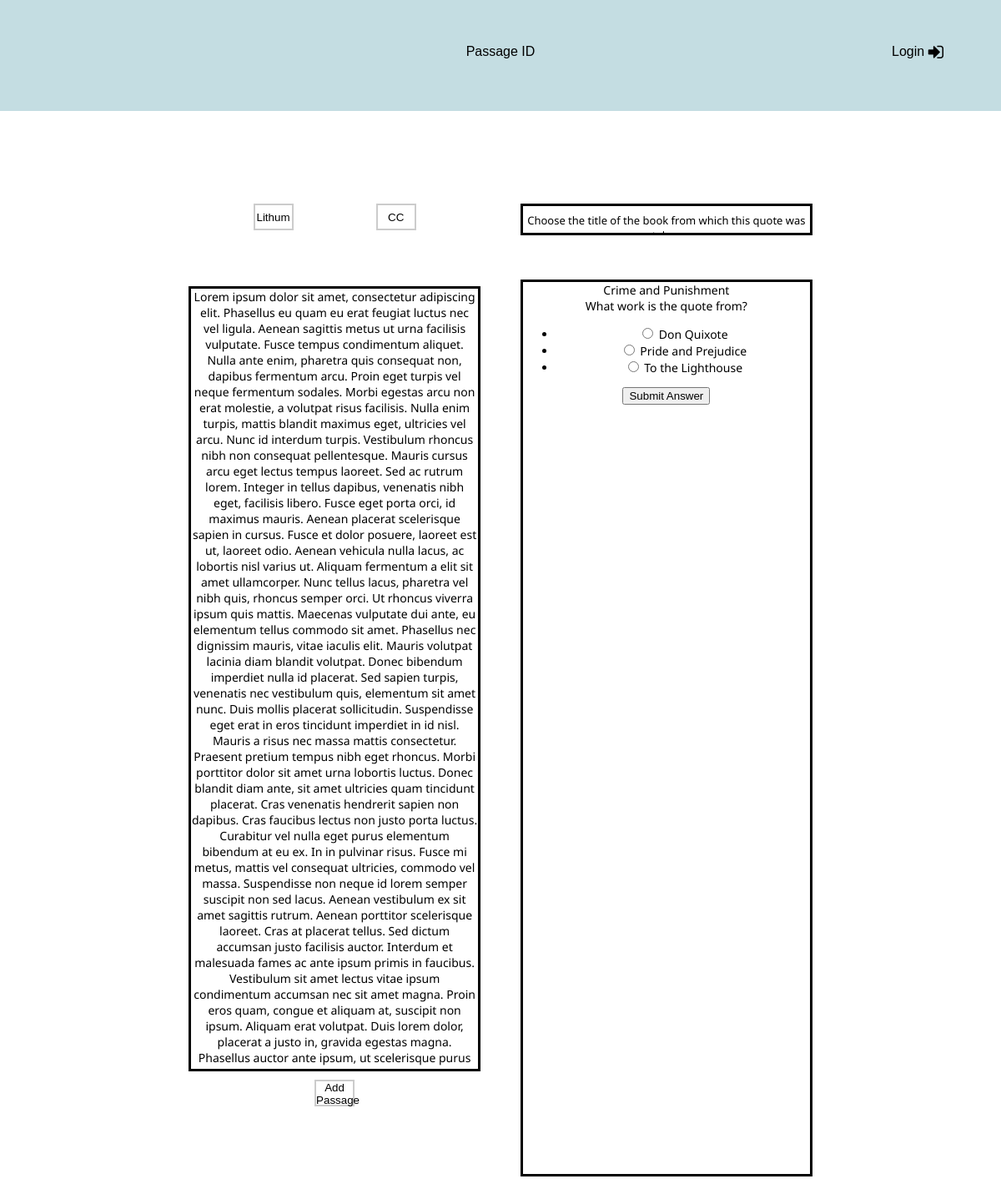
The page / on the database its author committed.
### schema.py (models this page shows, shortened)
class Passage(db.Model):
	__tablename__ = "Passage"
	__searchable__ = ['title', 'author']
	id = db.Column(db.Integer, primary_key= True)
	quote= db.Column(db.String(1500), nullable=False)
	title = db.Column(db.String(128), nullable=False)
	author = db.Column(db.String(100), nullable=False)
	submitter = db.Column(db.String(200), nullable=False)
	class_type = db.Column(db.Integer(), nullable=False)
	percent_correct = db.Column(db.Integer(), nullable=True)
	category = db.Column(db.String(), nullable=False)

### app.py (the view)
@app.route("/")
def home():
    form = MultipleChoiceForm()
    if session['type'] is 0:
        content = Passage.query.all()
        randQuote = content[random.randint(0, len(content) - 1)]
    else:
        content = Passage.query.filter_by(class_type=session['type']).all()
        randQuote = content[random.randint(0, len(content) - 1)]
    category = randQuote.category
    choices = []
    for i in range(len(categories[category])):
        choices.append((i, categories[category][i]))
    form.choices.choices = choices
    return render_template('content.html', content2 = randQuote, form = form)

### MultipleChoiceForm.py
class MultipleChoiceForm(Form):
	choices = RadioField("What work is the quote from?", coerce = int, validators = [validators.Required("Please select a work.")])
	submit = SubmitField("Submit Answer")

### app.py (called while the page is built)
@app.before_request
def before_request():
    if session.get('type', None) is None:
        session['type'] = 0

### templates/content.html
{% extends "index.html" %}
{% block header %}
	<div id="name">
		<a href = "/">Passage ID</a>
	</div>
	<div id="login">
			<form action="/login" method="post">
            	<button type="submit" id = "login">Login <i class="fa fa-sign-in fa-lg"></i></button>
        	</form>
	</div>
{% endblock %}
{% block head %}
	<link rel="stylesheet" href="../static/css/form.css">
{% endblock %}
{% block body %}
	<div id="content">
		<div id="static">
			<div id="lithum" class = "choice">
				<form action="/LitHum" method="post">
				    <button type= "submit" id = "choose_passage">Lithum</button>
				</form>
			</div>
			<div id="CC" class = "choice">
				<form action="/CC" method="post">
				    <button type= "submit" id = "choose_passage">CC</button>
				</form>
			</div>
			<div id="text">
			    {{content2.quote}}
			</div>
			<div id="add_content" class = "choice">
				<form action="/form" method="get">
				    <button type= "submit" id = "choose_passage"> Add Passage
				    </button>
				</form>
			</div>
		</div>
		<div id="quiz">
			<div id="prompt">
				<p>Choose the title of the book from which this quote was taken </p>
			</div>
			<div id="answer_choices">
				<div id="text">
					<div id = 'title'>
						{{content2.title}}
					</div>
					<div id = 'multiple_choices'>
						{{ form.choices.label }}
						{{ form.choices }}
						{{ form.submit }}
					</div>
				</div>
			</div>
		</div>
	</div>
{% endblock %}

### templates/index.html (shortened to what this page needs)
<!DOCTYPE html>
<html lang="en">
<head>
	<link rel="stylesheet" href="../static/css/style.css">
	<link rel="stylesheet" href="//maxcdn.bootstrapcdn.com/font-awesome/4.3.0/css/font-awesome.min.css">
	{% block head %}
	{% endblock %}
</head>
<body>
	<div id="titlebar">
	{% block header %}
	{% endblock %}
	</div>
	{% block body %}
	{% endblock %}
</body>
</html>

### static/css/style.css (style rules this page uses)
body { font: 14px 'Noto Sans', Helvetica sans-serif; ; padding: 0; margin:0; }
#titlebar { position: absolute; width: 100%; margin: 0; top: 0; height:8%; background-color: #C4DDE2; text-align: center; }
#name { position: absolute; top: 40%; left: 0; right: 0; bottom: 0; margin: auto; width: 300px; font: 16px Helvetica; }
#name a { text-decoration: none; color: black; }
button#login { position: absolute; top: 40%; margin: 0; right: 5%; font: 16px Helvetica; color:black; width:5rem; padding: 0; background-color: transparent; border: 0; cursor:pointer; }
#content { position: absolute; width:65%; top: 8%; right: 0; left: 0; bottom: 0; margin: auto; height: 80%; }
#static { margin-right: 0; width: 49%; height: 100%; float: left; text-align: center; border: 0; }
.choice { display:inline-block; margin-top: 3%; margin-bottom: 0; }
button#choose_passage { background-color: transparent; padding: 0; border-color: #ccc; border-style: solid; height: 2rem; border-radius: 0; width: 3rem; cursor:pointer }
#CC { margin-left: 25%; }
#static #text { text-align: center; margin-left: auto; margin-right: auto; border-style: solid; height: 70%; width: 90%; position: relative; top: 5%; overflow: scroll; padding-bottom: 1%; }
#add_content { margin-top: 20%; margin-bottom: 0; }
#quiz { margin-left: 2%; border: 0; float: left; width: 49%; height: 100%; overflow-y: auto; border-style: solid; text-align: center; }
#prompt { margin-top: 3%; margin-left: auto; margin-right: auto; width: 90%; border-style: solid; font-size: 13px; height: 2rem; overflow: auto; }
#prompt p { position: relative; top: 25%; overflow: auto; margin: 0; }
#answer_choices { position: relative; top: 4%; margin-left: auto; margin-right: auto; height: 80%; width: 90%; margin-bottom: 0; border-style: solid; padding-bottom: 1%; }

### rows shown on the page
Passage: quote "Lorem ipsum dolor sit amet, consectetur adipiscing elit. Phasellus eu quam eu erat feugiat luctus nec vel ligula. Aenean sagittis metus ut urna facilisis vulputate. Fusce tempus condimentum aliquet. Nulla ante enim, pharetra quis consequat non, dapibus fermentum arcu. Proin eget turpis vel neque fermentum sodales. Morbi egestas arcu non erat molestie, a volutpat risus facilisis. Nulla enim turpis, mattis blandit maximus eget, ultricies vel arcu. Nunc id interdum turpis. Vestibulum rhoncus nibh non consequat pellentesque. Mauris cursus arcu eget lectus tempus laoreet. Sed ac rutrum lorem. Integer in tellus dapibus, venenatis nibh eget, facilisis libero. Fusce eget porta orci, id maximus…", title "Crime and Punishment"
